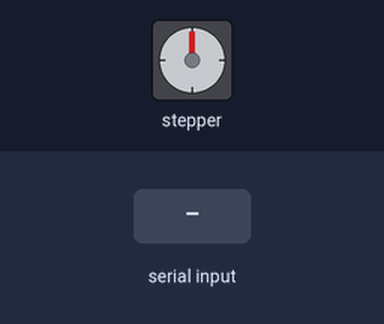
Simulated run of this sketch. Board: Arduino Uno, built with avr-gcc and run on an emulated ATmega328P. On the bench: stepper motor. The inputs (shaded band) are chosen by the test bench. Stepper angles assume 1600 steps per turn.

Above: at 1.2 s.
1.3 s: "90,45\n" received over Serial
At 3.0 s:
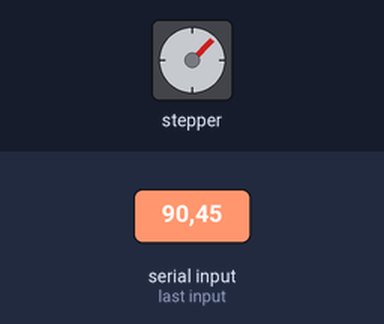
3.6 s: "30,150\n" received over Serial
At 5.4 s:
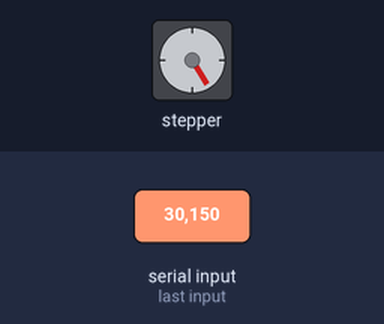
6.6 s: "5\n" received over Serial
At 7.09 s:
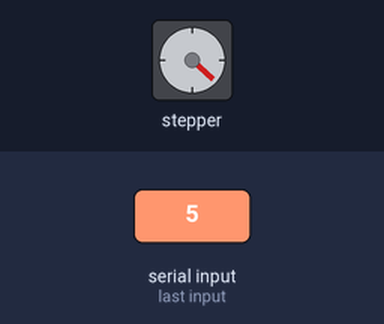
9.6 s: "200\n" received over Serial
At 11.9 s:
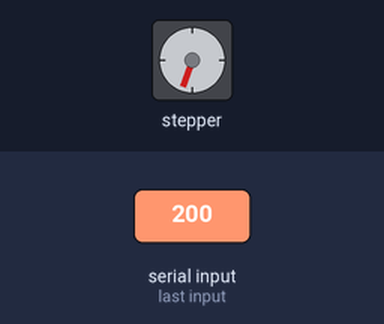
Timing chart, 0 to 13.4 s (numbered marks = the images above; inputs shaded):
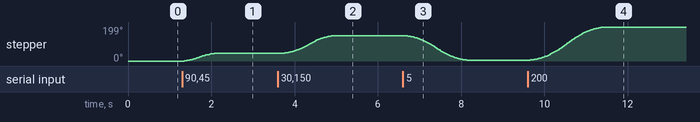

The sketch:

04_serial_control.ino
```cpp
#include <AccelStepper.h>

AccelStepper step1(AccelStepper::DRIVER, 2, 5);

int stepper_enable = 8;
int steps;

void setup() {
  // put your setup code here, to run once:
  pinMode(stepper_enable, OUTPUT);
  digitalWrite(stepper_enable, LOW); //Enable the stepper
  step1.setMaxSpeed(1000);
  step1.setAcceleration(1000);
  step1.setSpeed(1000);

  Serial.begin(9600);
}

void loop() {
  // put your main code here, to run repeatedly:
  if (Serial.available()>0){
    int angle = Serial.parseInt();
    if (Serial.peek() == '\n') Serial.read();  // consume LF
    steps = angle2step(angle);
    step1.moveTo(steps);
  }
  step1.run();
}

int angle2step(int angle){
  int micro_stepping = 8;
  int stepsPerRevolution = 200*micro_stepping;
  int steps = (angle/360.0)*stepsPerRevolution;
  return steps;
}
```

Measured:
- after the input at 1.3 s, stepper: turns 45° clockwise in 0.80 s, starting after 0.05 s
- after the input at 6.6 s, stepper: turns 145° counter-clockwise in 1.5 s, starting after 0.05 s
- after the input at 9.6 s, stepper: turns 195° clockwise in 1.8 s, starting at once
